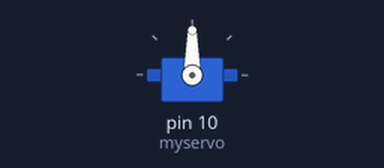
This sketch was run on a simulated Arduino Uno, built with avr-gcc and run on an emulated ATmega328P. Parts: servo.

Above: at 0.05 s.
At 1.0 s:
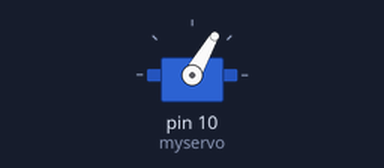
At 2.0 s:
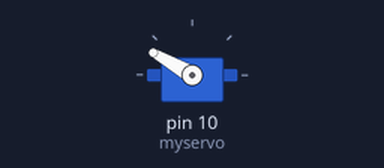
Timing chart, 0 to 4.6 s (numbered marks = the images above):
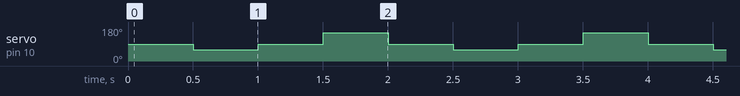

Measured:
- by itself, servo on pin 10 (myservo): repeats every 2.0 s: 90° 0.50 s, 150° 0.50 s, 90° 0.50 s, 60° 0.50 s

The sketch:

code.ino
```cpp
#include <Servo.h>

Servo myservo;

void setup(){

  myservo.attach(10);
  myservo.write(90);
}

void loop(){
  myservo.write(90);
  delay(500);
  myservo.write(60);
  delay(500);
  myservo.write(90);
  delay(500);
  myservo.write(150);
  delay(500);
}
```
